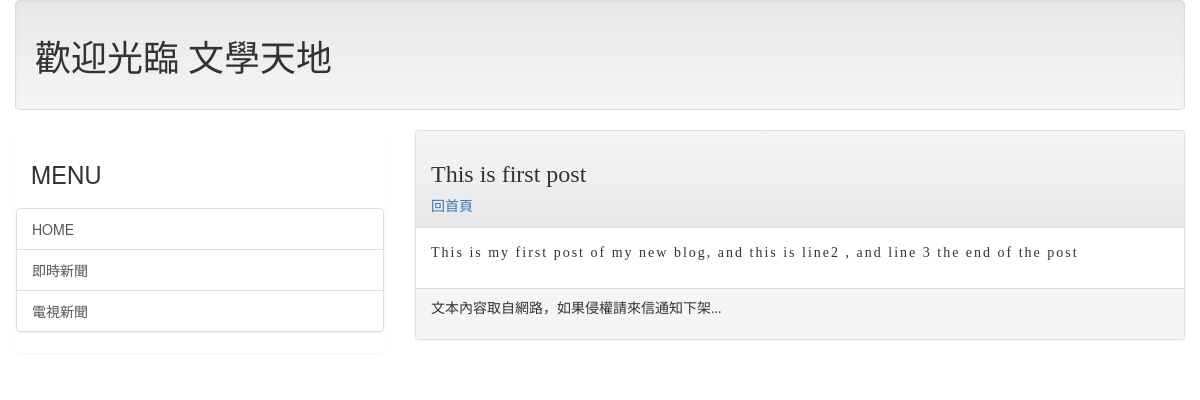
Page /post/first-post/ on the committed database.
### mainsite/models.py (models this page shows, shortened)
class Post(models.Model):
    title = models.CharField(max_length=200)
    slug=models.CharField(max_length=200)
    body=models.TextField()
    pub_date=models.DateTimeField(default=timezone.now)
    class Meta:
        ordering=('-pub_date',)

### mainsite/views.py (the view)
# urls.py: path('post/<slug:slug>/',showpost),
def showpost(request,slug):
    try:
        post = Post.objects.get(slug=slug)
        if post != None:
            return render(request,'post.html',locals())
    except:
        return redirect('/')

### templates/post.html (shortened to what this page needs)
{% extends 'base.html' %}
{% block headmessage %}
    <h3 style="font-family:微軟正黑體 ;">{{post.title}}</h3>
    <a style="font-family:微軟正黑體 ;" href="/">回首頁</a>
{% endblock %}
{% block content %}
    <p style="font-family:微軟正黑體 ;font: size 12px;letter-spacing:2px;">
    {{post.body | safe }}
    </p>
{% endblock %}

### rows in the picture
Post: title "This is first post", body "This is my first post of my new blog, and this is line2 , and line 3 the end of the post"
